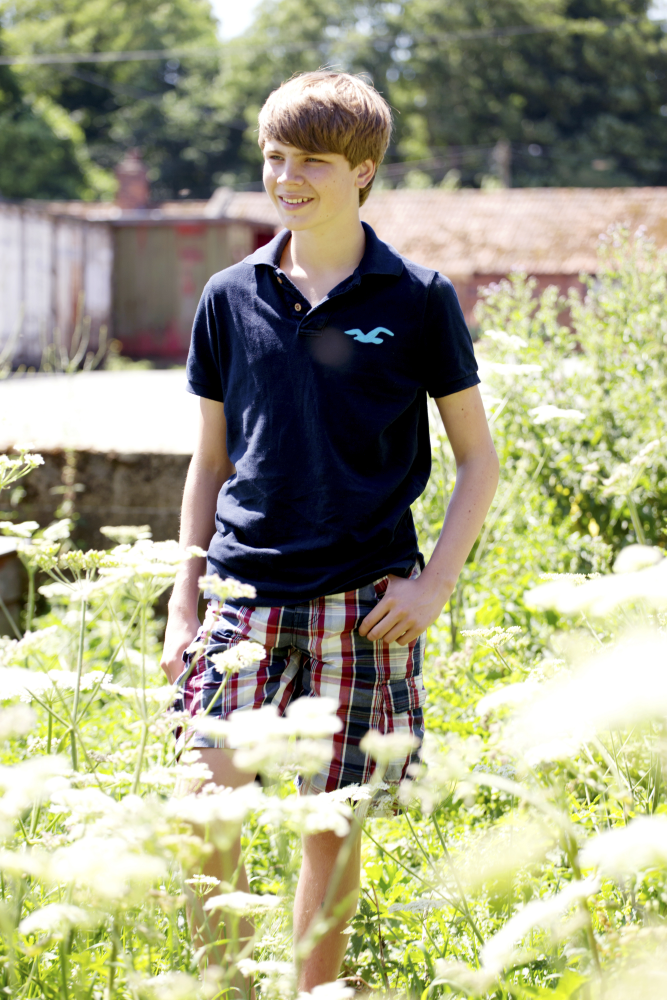
#> input picture Python/CPU project/CPU 10/Python test/test.JPG, 2000 x 3000 px (shown at 1/3 size)
$ python image_extractor.py   (older library calls are emulated)
#> lines starting #> are read from the running program, lines starting #| are printed output that depends on the picture
from PIL import Image
import sys

def asciify(name,result_file_name):
	result = open(result_file_name,'w')
	height,width = get_image(name)

	for i in xrange(height):
		for j in xrange(width):
			r,g,b = get_pixel(j,i)
			result.write(create_ascii(r,g,b))

		result.write("\n")
	result.close()

def get_image(name):
#> called with name = 'test.JPG'
	im = Image.open(name)
#> im is the input picture: PIL image 2000x3000 RGB; mean R, G, B 160.5, 160.1, 131.4
	im = im.resize((150,150),Image.ANTIALIAS)
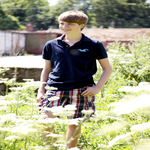
#> im: PIL image 150x150 RGB; mean R, G, B 160.5, 160.1, 131.4
	#print im.size
	#go = raw_input('')
	global rgb_im
	rgb_im = im.convert('RGB')
	width,height = im.size
#> width = 150; height = 150
	return height,width

def create_ascii(r,g,b):
 	r >>= 4
 	g >>= 4
 	b >>= 4

 	#smooth_value = (r*g*b)**(1/3.0)
 	smooth_value = (r+g+b)/3
 	if smooth_value <4:
 		ascii_char = "#"
 	elif smooth_value <8:
 		ascii_char = "!"
 	elif smooth_value < 12:
 		ascii_char = "0"
 	else:
 		ascii_char = " "
 	return ascii_char

def get_pixel(x,y):
	rgb = rgb_im.getpixel((x,y))
	return rgb[0], rgb[1], rgb[2]


asciify("test.JPG","result.txt")
#> the loop in asciify, `for i in xrange(height):` made 150 passes
